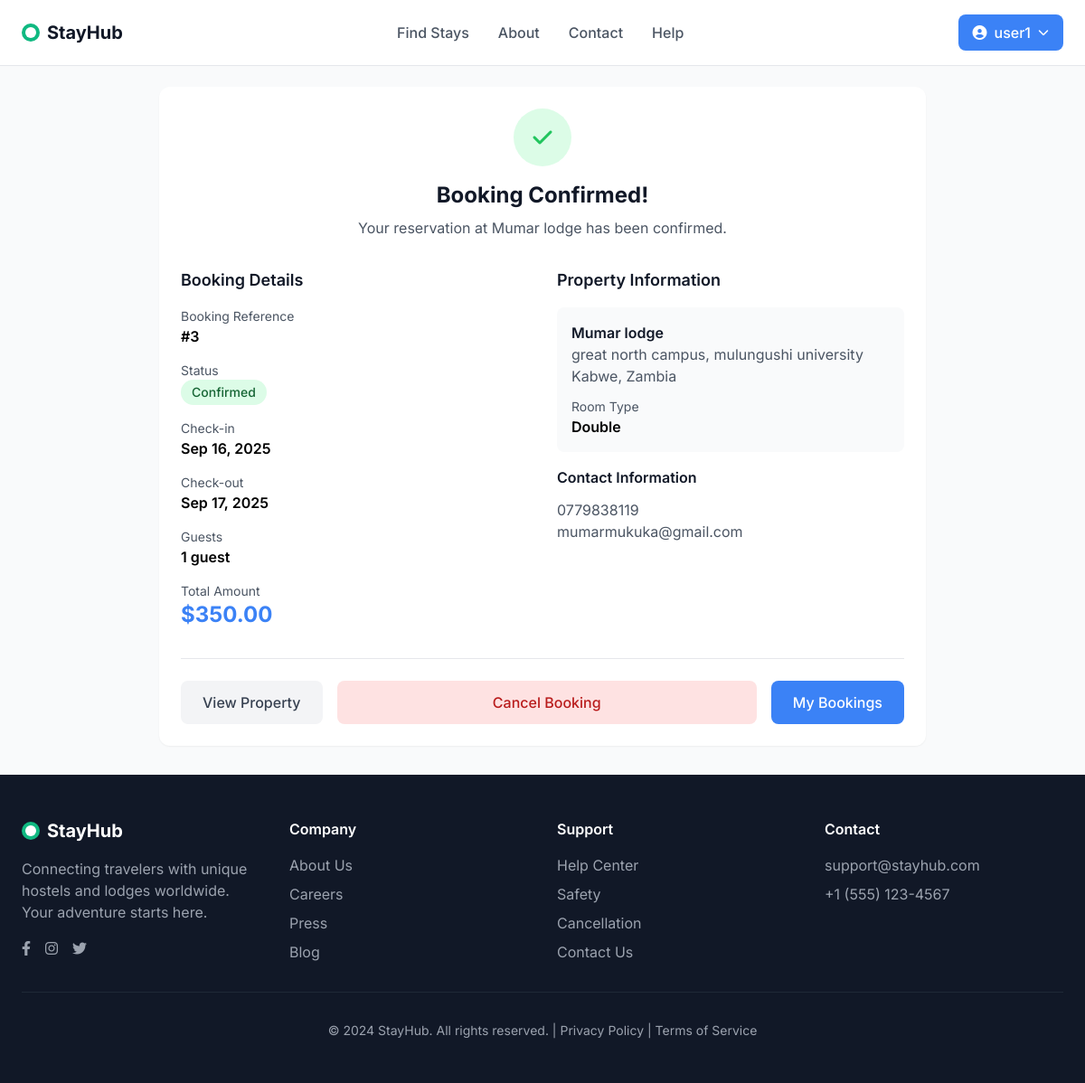
The app's page /bookings/3/ (signed in) with its own data.
### accounts/models.py (models this page shows, shortened)
class User(AbstractUser):
    ROLE_CHOICES = [
        ('admin', 'Admin'),
        ('vendor', 'Vendor'),
        ('customer', 'Customer'),
    ]
    role = models.CharField(max_length=20, choices=ROLE_CHOICES, default='guest')
    email = models.EmailField(unique=True)
    otp_code = models.CharField(max_length=6, blank=True, null=True)  # Add this field
    is_active = models.BooleanField(default=False)
    profile_picture = models.ImageField(upload_to='profile_pictures/', null=True, blank=True)
    phone_number = models.CharField(max_length=15, blank=True)
    company_name = models.CharField(max_length=100, blank=True)
    company_website = models.URLField(blank=True)
    bio = models.TextField(blank=True)
    is_host = models.BooleanField(default=False)
    USERNAME_FIELD = 'email'
    REQUIRED_FIELDS = ['username']

### bookings/models.py (models this page shows, shortened)
class Booking(models.Model):
    STATUS_CHOICES = (
        ('pending', 'Pending'),
        ('confirmed', 'Confirmed'),
        ('cancelled', 'Cancelled'),
        ('completed', 'Completed'),
    )
    user = models.ForeignKey(User, on_delete=models.CASCADE)
    room = models.ForeignKey(Room, on_delete=models.CASCADE)
    check_in_date = models.DateField()
    check_out_date = models.DateField()
    guests = models.PositiveIntegerField()
    total_nights = models.PositiveIntegerField()
    total_amount = models.DecimalField(max_digits=10, decimal_places=2)
    status = models.CharField(max_length=20, choices=STATUS_CHOICES, default='pending')
    guest_name = models.CharField(max_length=200)
    guest_email = models.EmailField()
    guest_phone = models.CharField(max_length=15)
    special_requests = models.TextField(blank=True)
    created_at = models.DateTimeField(auto_now_add=True)
    updated_at = models.DateTimeField(auto_now=True)
    class Meta:
        ordering = ['-created_at']

### properties/models.py (models this page shows, shortened)
class Room(models.Model):
    ROOM_TYPES = (
        ('single', 'Single'),
        ('double', 'Double'),
        ('twin', 'Twin'),
        ('suite', 'Suite'),
        ('family', 'Family'),
        ('deluxe', 'Deluxe'),
    )
    property = models.ForeignKey(Property, on_delete=models.CASCADE)
    room_type = models.CharField(max_length=20, choices=ROOM_TYPES)
    name = models.CharField(max_length=100)
    description = models.TextField()
    price_per_night = models.DecimalField(max_digits=10, decimal_places=2)
    capacity = models.PositiveIntegerField()
    total_rooms = models.PositiveIntegerField(default=1)
    air_conditioning = models.BooleanField(default=False)
    balcony = models.BooleanField(default=False)
    tv = models.BooleanField(default=False)
    mini_bar = models.BooleanField(default=False)
    room_service = models.BooleanField(default=False)
    is_available = models.BooleanField(default=True)

class Property(models.Model):
    PROPERTY_TYPES = (
        ('hotel', 'Hotel'),
        ('lodge', 'Lodge'),
        ('motel', 'Motel'),
        ('guesthouse', 'Guest House'),
    )
    owner = models.ForeignKey(User, on_delete=models.CASCADE)
    name = models.CharField(max_length=200)
    property_type = models.CharField(max_length=20, choices=PROPERTY_TYPES)
    description = models.TextField()
    address = models.TextField()
    city = models.CharField(max_length=100)
    state = models.CharField(max_length=100)
    country = models.CharField(max_length=100)
    postal_code = models.CharField(max_length=20)
    latitude = models.DecimalField(max_digits=9, decimal_places=6, null=True, blank=True)
    longitude = models.DecimalField(max_digits=9, decimal_places=6, null=True, blank=True)
    wifi = models.BooleanField(default=False)
    parking = models.BooleanField(default=False)
    restaurant = models.BooleanField(default=False)
    gym = models.BooleanField(default=False)
    pool = models.BooleanField(default=False)
    spa = models.BooleanField(default=False)
    pets_allowed = models.BooleanField(default=False)
    phone = models.CharField(max_length=15)
    email = models.EmailField()
    website = models.URLField(blank=True)
    is_active = models.BooleanField(default=True)
    is_featured = models.BooleanField(default=False)
    created_at = models.DateTimeField(auto_now_add=True)
    updated_at = models.DateTimeField(auto_now=True)
    """@property
    def min_price(self):
        rooms = self.room_set.all()
        if rooms:
            return min(room.price_per_night for room in rooms)
        return 0"""

### bookings/views.py (the view)
# urls.py: path('<int:pk>/', views.booking_detail, name='booking_detail'),
@login_required
def booking_detail(request, pk):
    booking = get_object_or_404(Booking, pk=pk, user=request.user)
    return render(request, 'bookings/booking_detail.html', {'booking': booking})

### templates/bookings/booking_detail.html (shortened to what this page needs)
{% extends "base.html" %}
{% load static %}
{% block content %}
<div class="max-w-4xl mx-auto px-6 py-8">
    <div class="bg-white rounded-xl shadow-sm p-6">
        <div class="text-center mb-8">
            <div class="w-16 h-16 bg-green-100 rounded-full flex items-center justify-center mx-auto mb-4">
                <i class="fas fa-check text-green-500 text-2xl"></i>
            </div>
            <h1 class="text-2xl font-bold text-gray-900 mb-2">Booking Confirmed!</h1>
            <p class="text-gray-600">Your reservation at {{ booking.room.property.name }} has been confirmed.</p>
        </div>
        <div class="grid grid-cols-1 lg:grid-cols-2 gap-8">
            <div>
                <h2 class="text-lg font-semibold text-gray-900 mb-4">Booking Details</h2>
                <div class="space-y-4">
                    <div>
                        <p class="text-sm text-gray-600">Booking Reference</p>
                        <p class="font-semibold">#{{ booking.id }}</p>
                    </div>
                    <div>
                        <p class="text-sm text-gray-600">Status</p>
                        <span class="inline-flex items-center px-3 py-1 rounded-full text-sm font-medium
                                    {% if booking.status == 'confirmed' %}bg-green-100 text-green-800
                                    {% elif booking.status == 'pending' %}bg-yellow-100 text-yellow-800
                                    {% else %}bg-gray-100 text-gray-800{% endif %}">
                            {{ booking.get_status_display }}
                        </span>
                    </div>
                    <div>
                        <p class="text-sm text-gray-600">Check-in</p>
                        <p class="font-semibold">{{ booking.check_in_date|date:"M d, Y" }}</p>
                    </div>
                    <div>
                        <p class="text-sm text-gray-600">Check-out</p>
                        <p class="font-semibold">{{ booking.check_out_date|date:"M d, Y" }}</p>
                    </div>
                    <div>
                        <p class="text-sm text-gray-600">Guests</p>
                        <p class="font-semibold">{{ booking.guests }} guest{{ booking.guests|pluralize }}</p>
                    </div>
                    <div>
                        <p class="text-sm text-gray-600">Total Amount</p>
                        <p class="text-2xl font-bold text-primary-500">${{ booking.total_amount|floatformat:2 }}</p>
                    </div>
                </div>
            </div>
            <div>
                <h2 class="text-lg font-semibold text-gray-900 mb-4">Property Information</h2>
                <div class="bg-gray-50 rounded-lg p-4 mb-4">
                    <h3 class="font-semibold text-gray-900">{{ booking.room.property.name }}</h3>
                    <p class="text-gray-600">{{ booking.room.property.address }}</p>
                    <p class="text-gray-600">{{ booking.room.property.city }}, {{ booking.room.property.country }}</p>
                    <div class="mt-3">
                        <p class="text-sm text-gray-600">Room Type</p>
                        <p class="font-semibold">{{ booking.room.get_room_type_display }}</p>
                    </div>
                </div>
                <div>
                    <h3 class="font-semibold text-gray-900 mb-3">Contact Information</h3>
                    <p class="text-gray-600">{{ booking.room.property.phone }}</p>
                    <p class="text-gray-600">{{ booking.room.property.email }}</p>
                </div>
            </div>
        </div>
        <div class="mt-8 pt-6 border-t border-gray-200">
            <div class="flex flex-col sm:flex-row gap-4">
                <a href="{% url 'properties:property_detail' booking.room.property.id %}"
                   class="bg-gray-100 text-gray-700 px-6 py-3 rounded-lg font-medium hover:bg-gray-200 transition-colors text-center">
                    View Property
                </a>
                {% if booking.status == 'pending' or booking.status == 'confirmed' %}
                <form method="post" action="{% url 'bookings:cancel_booking' booking.id %}" class="flex-1">
                    <button type="submit"
                            class="w-full bg-red-100 text-red-700 px-6 py-3 rounded-lg font-medium hover:bg-red-200 transition-colors"
                            onclick="return confirm('Are you sure you want to cancel this booking?')">
                        Cancel Booking
                    </button>
                </form>
                {% endif %}
                <a href="{% url 'bookings:booking_list' %}"
                   class="bg-primary-500 text-white px-6 py-3 rounded-lg font-medium hover:bg-primary-600 transition-colors text-center">
                    My Bookings
                </a>
            </div>
        </div>
    </div>
</div>
{% endblock %}

### templates/base.html (shortened to what this page needs)
{% load static %}
<!DOCTYPE html>
<html lang="en">
<head>
    <script src="https://cdn.tailwindcss.com"></script>
    <link rel="stylesheet" href="https://cdnjs.cloudflare.com/ajax/libs/font-awesome/6.4.0/css/all.min.css">
</head>
<body class="bg-gray-50" x-data="{ mobileMenuOpen: false }">
    <header class="fixed w-full bg-white bg-opacity-95 backdrop-blur-sm z-50 py-4 px-6 border-b border-gray-200">
        <div class="max-w-7xl mx-auto flex justify-between items-center">
            <a href="{% url 'properties:home' %}" class="flex items-center gap-2 text-xl font-bold text-gray-900">
                <div class="w-5 h-5 bg-accent-500 rounded-full relative">
                    <div class="absolute inset-1 bg-white rounded-full"></div>
                </div>
                StayHub
            </a>
            <nav class="hidden md:flex items-center gap-8">
                <a href="{% url 'properties:property_list' %}" class="text-gray-600 hover:text-gray-900 font-medium transition-colors">Find Stays</a>
                <a href="#" class="text-gray-600 hover:text-gray-900 font-medium transition-colors">About</a>
                <a href="#" class="text-gray-600 hover:text-gray-900 font-medium transition-colors">Contact</a>
                <a href="#" class="text-gray-600 hover:text-gray-900 font-medium transition-colors">Help</a>
            </nav>
            <div class="flex items-center gap-4">
                {% if user.is_authenticated %}
                    <div x-data="{ open: false }" class="relative">
                        <button @click="open = !open" class="flex items-center gap-2 bg-primary-500 text-white px-4 py-2 rounded-lg font-medium hover:bg-primary-600 transition-colors">
                            <i class="fas fa-user-circle"></i>
                            {{ user.get_full_name|default:user.username|truncatechars:12 }}
                            <i class="fas fa-chevron-down text-xs"></i>
                        </button>
                    </div>
                {% endif %}
            </div>
        </div>
    </header>
    <main class="pt-16">
        {% block content %}
        {% endblock %}
    </main>
    <footer class="bg-gray-900 text-white py-12 px-6">
        <div class="max-w-7xl mx-auto grid grid-cols-1 md:grid-cols-4 gap-8">
            <div>
                <div class="flex items-center gap-2 text-xl font-bold mb-4">
                    <div class="w-5 h-5 bg-accent-500 rounded-full relative">
                        <div class="absolute inset-1 bg-white rounded-full"></div>
                    </div>
                    StayHub
                </div>
                <p class="text-gray-400 mb-4">Connecting travelers with unique hostels and lodges worldwide. Your adventure starts here.</p>
                <div class="flex gap-4">
                    <a href="#" class="text-gray-400 hover:text-white transition-colors">
                        <i class="fab fa-facebook-f"></i>
                    </a>
                    <a href="#" class="text-gray-400 hover:text-white transition-colors">
                        <i class="fab fa-instagram"></i>
                    </a>
                    <a href="#" class="text-gray-400 hover:text-white transition-colors">
                        <i class="fab fa-twitter"></i>
                    </a>
                </div>
            </div>
            <div>
                <h4 class="font-semibold mb-4">Company</h4>
                <ul class="space-y-2">
                    <li><a href="#" class="text-gray-400 hover:text-white transition-colors">About Us</a></li>
                    <li><a href="#" class="text-gray-400 hover:text-white transition-colors">Careers</a></li>
                    <li><a href="#" class="text-gray-400 hover:text-white transition-colors">Press</a></li>
                    <li><a href="#" class="text-gray-400 hover:text-white transition-colors">Blog</a></li>
                </ul>
            </div>
            <div>
                <h4 class="font-semibold mb-4">Support</h4>
                <ul class="space-y-2">
                    <li><a href="#" class="text-gray-400 hover:text-white transition-colors">Help Center</a></li>
                    <li><a href="#" class="text-gray-400 hover:text-white transition-colors">Safety</a></li>
                    <li><a href="#" class="text-gray-400 hover:text-white transition-colors">Cancellation</a></li>
                    <li><a href="#" class="text-gray-400 hover:text-white transition-colors">Contact Us</a></li>
                </ul>
            </div>
            <div>
                <h4 class="font-semibold mb-4">Contact</h4>
                <ul class="space-y-2">
                    <li><a href="mailto:support@stayhub.com" class="text-gray-400 hover:text-white transition-colors">support@stayhub.com</a></li>
                    <li><a href="tel:+15551234567" class="text-gray-400 hover:text-white transition-colors">+1 (555) 123-4567</a></li>
                </ul>
            </div>
        </div>
        <div class="max-w-7xl mx-auto border-t border-gray-800 mt-8 pt-8 text-center text-gray-400 text-sm">
            <p>© 2024 StayHub. All rights reserved. | <a href="#" class="hover:text-white transition-colors">Privacy Policy</a> | <a href="#" class="hover:text-white transition-colors">Terms of Service</a></p>
        </div>
    </footer>
</body>
</html>

### templates/base.html (style rules this page uses)
body { font-family: 'Inter', sans-serif; }

### records on screen
User: get_full_name "user1"
Booking: room.property.name "Mumar lodge", id "3", status "Confirmed", check_in_date "Sep 16, 2025", check_out_date "Sep 17, 2025", guests "1", total_amount "350.00", room.property.address "great north campus, mulungushi university", room.property.city "Kabwe", room.property.country "Zambia", room.room_type "Double", room.property.phone "0779838119", room.property.email "mumarmukuka@gmail.com"
